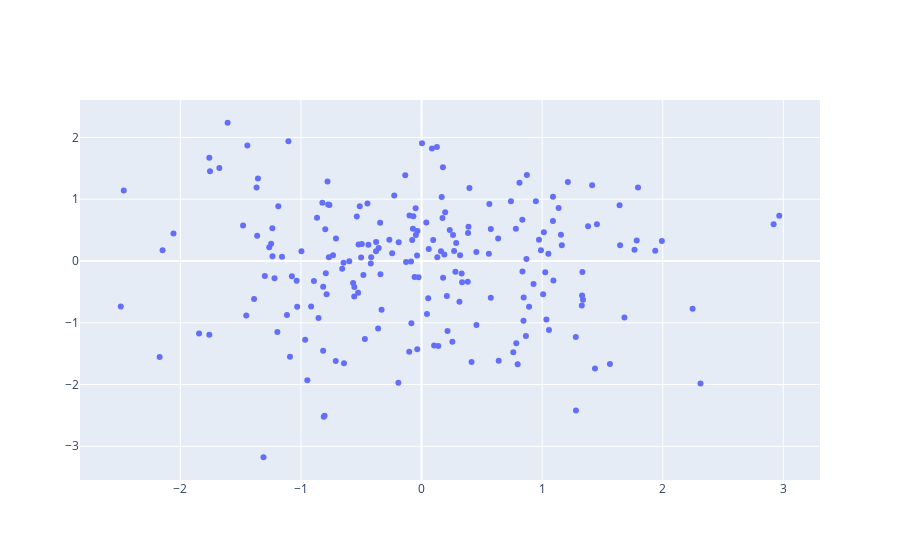

Source (notebook cell):
### Code cell
offline.iplot(data)

### Figure 1 — Plotly figure (JSON) as saved in the notebook; plotly's stock layout.template omitted (floating-point values rounded to 4 significant figures; data arrays with more than 128 entries replaced by an {"elided": "..."} marker saying what was removed)
{"data": [{"mode": "markers", "type": "scatter", "x": {"elided": "200 float values"}, "y": {"elided": "200 float values"}}], "layout": {}}
